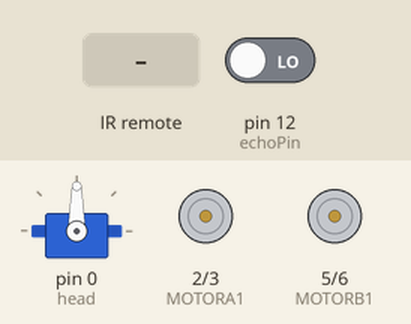
Simulated run of this sketch. Board: Arduino Uno, built with avr-gcc and run on an emulated ATmega328P. Shown: servo, motor-driver pin pairs drawn as motors (green arrow = first pin HIGH = forward, orange = second pin HIGH = backward, longer = more drive). The inputs (shaded band) are chosen by the test bench; at power-on: pin 12 (echoPin) LOW.

Above: at 1.2 s.
1.3 s: infrared code 0xFF22DD received
At 2.5 s:
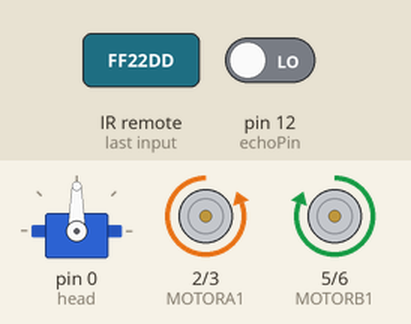
2.8 s: infrared code 0xFF629D received
At 4.4 s:
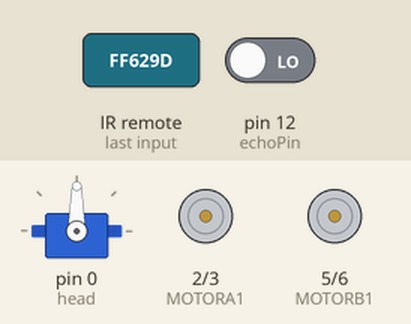
4.8 s: infrared code 0xFF10EF received
At 5.2 s:
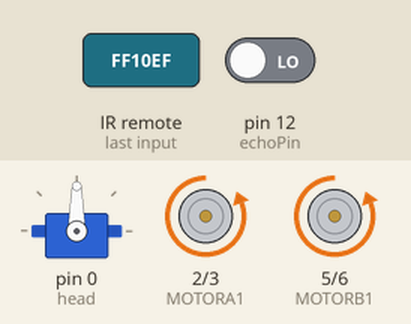
7.2 s: infrared code 0xFF5AA5 received
At 7.9 s:
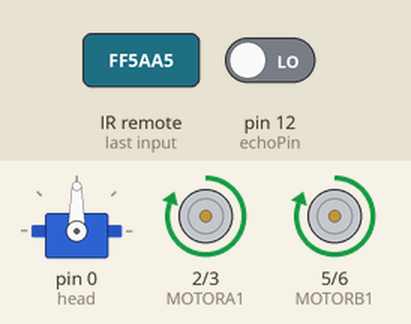
9.6 s: infrared code 0xFF4AB5 received
At 10.0 s:
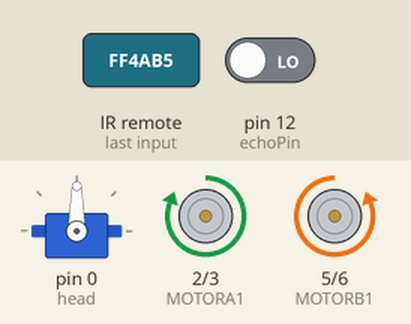
11.1 s: infrared code 0xFF18E7 received
At 12.4 s:
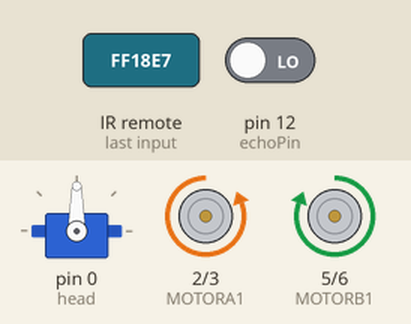
Timing chart, 0 to 13.6 s (numbered marks = the images above; inputs shaded):
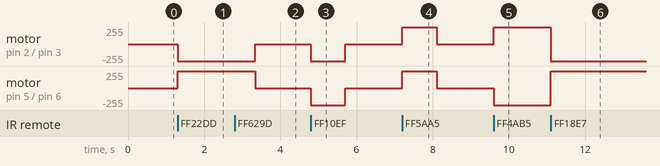

The sketch:

mark.1.ino
```cpp
#include <Servo.h>  //INCLUSAO DA BIBLIOTECA DO SERVO MOTOR
#include "IRremote.h"  //INCLUSAO DA BIBLIOTECA DO CONTROLE IR
#define echoPin 12
//CONFIGURAÇÃO DOS MOTORES A/B
int ENABLEA = 1; //INICIALIZAÇÃO DO MOTOR A
int MOTORA1 = 2;
int MOTORA2 = 3;
int ENABLEB = 4;  //INICIALIZAÇÃO DO MOTOR B
int MOTORB1 = 5;
int MOTORB2 = 6;
//CONFIGURAÇÃO DO ULTRASSONICO
int trigger = 13;  //DEFINIÇÃO DO PINO DE TRIGGER ULTASSONICO
int echo= 12;  //DEFINIÇÃO DO PINO ECHO ULTRASSONICO

int leftscanval, centerscanval, rightscanval, ldiagonalscanval, rdiagonalscanval;
char choice;

//CONFIGURAÇÃO DO CONTROLE IR
int receptor = 11; //DEFINIÇÃO DO PINO DIGITAL DO RECEPTOR IR
IRrecv irrecv(receptor); //INSTANCIA 'irrecv'
decode_results results;
char contcommand;
int modecontrol = 0;
int power = 0;

//PARAMETROS LIMITES DE DISTANCIA
int distancelimit =1;
int sidedistancelimit=12;

int distance;
int numcycles = 0;
char turndirection; //MUDA A DIREÇÃO PARA O LADO SEM OBSTACULOS;
int turntime = 900; //TEMPO PARA O CARRINHO VIRAR EM MILESEGUNDOS;
int thereis;
//INICIALIZAÇÃO DO SERVO
Servo head;
void setup() {
  head.attach(0);
  head.write(90);
  irrecv.enableIRIn();  //INICIA O SENSOR IR
  pinMode(MOTORA1, OUTPUT);
  pinMode(MOTORA2, OUTPUT);
  pinMode(MOTORB1, OUTPUT);  //DEFINE AS PORTAS DOS MOTORES COMO SAIDAS
  pinMode(MOTORB2, OUTPUT);

  pinMode(trigger, OUTPUT);  //DEFINE 'trigger' DO ULTRASSONICO COMO SAIDA
  pinMode(echo, INPUT);  //DEFINE 'echo' DO ULTRASSONICO COMO ENTRADA

  //INICIANDO OS MOTORES
  digitalWrite(MOTORA1, LOW);
  digitalWrite(MOTORA2, LOW);
  digitalWrite(MOTORB1, LOW);
  digitalWrite(MOTORB2, LOW);
}

void go(){
  digitalWrite(MOTORA1, LOW);
  digitalWrite(MOTORA2, HIGH);
  digitalWrite(MOTORB1, HIGH);
  digitalWrite(MOTORB2, LOW);
}

void backwards(){
  digitalWrite(MOTORA1, HIGH);
  digitalWrite(MOTORA2, LOW);
  digitalWrite(MOTORB1, LOW);
  digitalWrite(MOTORB2, HIGH);
}

int watch(){
  long howfar;
  float Temp;
  digitalWrite(trigger, LOW);
  delay(5);
  digitalWrite(trigger, HIGH);
  delay (15);
  digitalWrite(trigger, LOW);
  //howfar = pulseIn(echo, HIGH);
  Temp = pulseIn(echoPin, HIGH);
  howfar = (Temp/2)/29.1;
  howfar = howfar * 0.5;
  //howfar= howfar*0.01657; //'howfar' E A DISTANCIA DO OBJETO EM CM
  return round(howfar);
}

void turnright(int t){
  digitalWrite(MOTORA1, HIGH);
  digitalWrite(MOTORA2, LOW);
  digitalWrite(MOTORB1, HIGH);
  digitalWrite(MOTORB2, LOW);
  delay(t);
}

void turnleft(int t){

  digitalWrite(MOTORA1, LOW);
  digitalWrite(MOTORA2, HIGH);
  digitalWrite(MOTORB1, LOW);
  digitalWrite(MOTORB2, HIGH);
  delay(t);

}
void stopmove(){
  digitalWrite(MOTORA1, LOW);
  digitalWrite(MOTORA2, LOW);
  digitalWrite(MOTORB1, LOW);
  digitalWrite(MOTORB2, LOW);
}
void watchsurrounding(){
  centerscanval = watch();
  if(centerscanval>distancelimit){
    stopmove();
  }
  /*head.write(120);
  delay(100);
  ldiagonalscanval = watch();
  if(ldiagonalscanval>distancelimit){
      stopmove();
  }
  head.write(160);
  delay(100);
  leftscanval = watch();
  if(leftscanval>sidedistancelimit){
    stopmove();
  }
  head.write(120);
  delay(100);
  ldiagonalscanval = watch();
  if(ldiagonalscanval>distancelimit){
    stopmove();
  }
  head.write(90);
  delay(100);
  centerscanval = watch();
  if(centerscanval>distancelimit){
    stopmove();
  }
  head.write(40);
  delay(100);
  rdiagonalscanval = watch();
  if(rdiagonalscanval>distancelimit){
    stopmove();*/
  head.write(180);
  delay(900);
  rdiagonalscanval = watch();
  if(rdiagonalscanval>distancelimit){
    stopmove();
  }
  head.write(0);
  delay(900);
  rightscanval = watch();
  if(rightscanval>sidedistancelimit){
    stopmove();
  }
  head.write(180);
  delay(900);
  ldiagonalscanval = watch();
  if(ldiagonalscanval>distancelimit){
    stopmove();
  }
  head.write(90);
  delay(50);
}

char decide(){
  watchsurrounding();
  if(leftscanval>rightscanval && leftscanval>centerscanval){
    choice ='l';
  }
  else if(rightscanval>leftscanval && rightscanval>centerscanval){
    choice = 'r';
  }
  else{
    choice = 'f';
  }
  return choice;
}

void translateIR(){
  switch(results.value){
    case 0xFF18E7:  //MOVE PARA FRENTE PRESSIONANDO 2
      go();
      break;
    case 0xFF10EF:  //MOVE PARA ESQUERDA PRESSIONANDO 4
      turnleft(turntime);
      stopmove();
      break;
    case 0xFF6897:  //BOTAO DE 'OK' PRESSIONANDO 0
      stopmove();
      break;
    case 0xFF5AA5:  //MOVE PARA A DIREITA PRESSIONANDO 6
      turnright(turntime);
      stopmove();
      break;
    case 0xFF4AB5:  //MOVE PARA TRAS PRESSIONANDO 8
      backwards();
      break;
    case 0xFF629D:  //MUDA O MODO DE OPERAÇÃO PRESSIONANDO MODE
      modecontrol = 0;
      stopmove();
      break;
      default:
      ;
  }
  delay(500);  //nao fazer repetiçoes imediatas
}

void loop(){
  if(irrecv.decode(&results)){ //CHECAGEM PARA VER SE O CONTROLE IR ESTA MANDANDO SINAL
    if(results.value == 0xFF22DD ){  //LIGA O CARRINHO APERTANDO PLAY/PAUSE
      power = 1;
    }
    if(results.value == 0xFFFFA25D){ //DESLIGA O CARRINHO APERTANDO O BOTAO POWER
      stopmove();
      power = 0;
    }
    if(results.value == 0xFF629D){  //MUDA O MODO DE OPERAÇÃO PRESSIONANDO MODE
      modecontrol = 1; //ATIVA O MODO DE CONTROLE IR
      stopmove();  //O CARRINHO PARA E COMEÇA A RESPONDER AO CONTROLE IR
    }
    irrecv.resume();  //RECEBE O PROXIMO VALOR
  }
  while(modecontrol == 1){//O SISTEMA ENTRARA EM LOOP DURANTE O CONTROLE POR IR ATE 'modecontrol = 0' (APERTANDO BOTAO MODE)
      if (irrecv.decode(&results)){  // SE ALGUMA COISA FOR RECEBIDA
        translateIR();  // FAÇA ALGO DEPEDENDO DO VALOR RECEBIDO
        irrecv.resume();  // RECEBA O PROXIMO VALOR
      }
  }
  if(power == 1){
    go();  // SE NAO HOUVER NADA DE ERRADO O CARRINHO IRA ANDAR PARA FRENTE
    ++numcycles;
    if(numcycles>10){  // PROCURA OBSTACULOS A CADA CICLO DE 10 LOOPS
      watchsurrounding();
      if(leftscanval<sidedistancelimit || ldiagonalscanval<distancelimit){
        turnright(turntime);
      }
      if(rightscanval<sidedistancelimit || rdiagonalscanval<distancelimit){
        turnleft(turntime);
      }
      numcycles = 0; //RE STARTA A CONTAGEM DE CICLOS
    }
    distance = watch(); //USA A FUNÇÃO 'watch();' PARA VER SE NAO A OBSTACULOS A FRENTE
    if(distance<distancelimit){ //O CARRINHO SO IRA PARAR SE REALMENTE HOUVER UM GRANDE OBSTACULO A FRENTE
      ++thereis;
    }
    if (distance>distancelimit){
      thereis=0;} //CONTAGEM E REINICIADA
    if (thereis > 25){
    stopmove(); // DESDE QUE HAJA ALGO NA FRENTE O CARRINHO PARA
    turndirection = decide(); //DECIDE QUAL DIREÇÃO VIRAR.
    switch (turndirection){
      case 'l':
        turnleft(turntime);
        break;
      case 'r':
        turnright(turntime);
        break;
      case 'f':
        ; //NAO VIRA SE NAO HOUVER NADA NA FRENTE
        break;
    }
    thereis=0;
  }
 }
}
```

Measured:
- after the input at 1.3 s, motor on pin 2 (MOTORA1) / pin 3 (MOTORA2): stopped → backward 255/255 at once; motor on pin 5 (MOTORB1) / pin 6 (MOTORB2): stopped → forward 255/255 at once
- after the input at 2.8 s, motor on pin 2 (MOTORA1) / pin 3 (MOTORA2): backward 255/255 → stopped after 0.54 s; motor on pin 5 (MOTORB1) / pin 6 (MOTORB2): forward 255/255 → stopped after 0.54 s
- after the input at 4.8 s, motor on pin 2 (MOTORA1) / pin 3 (MOTORA2), motor on pin 5 (MOTORB1) / pin 6 (MOTORB2): stopped → backward 255/255 at once, → stopped 0.90 s later
- after the input at 7.2 s, motor on pin 2 (MOTORA1) / pin 3 (MOTORA2), motor on pin 5 (MOTORB1) / pin 6 (MOTORB2): stopped → forward 255/255 at once, → stopped 0.90 s later
- after the input at 9.6 s, motor on pin 2 (MOTORA1) / pin 3 (MOTORA2): stopped → forward 255/255 at once; motor on pin 5 (MOTORB1) / pin 6 (MOTORB2): stopped → backward 255/255 at once
- after the input at 11.1 s, motor on pin 2 (MOTORA1) / pin 3 (MOTORA2): forward 255/255 → backward 255/255 at once; motor on pin 5 (MOTORB1) / pin 6 (MOTORB2): backward 255/255 → forward 255/255 at once
